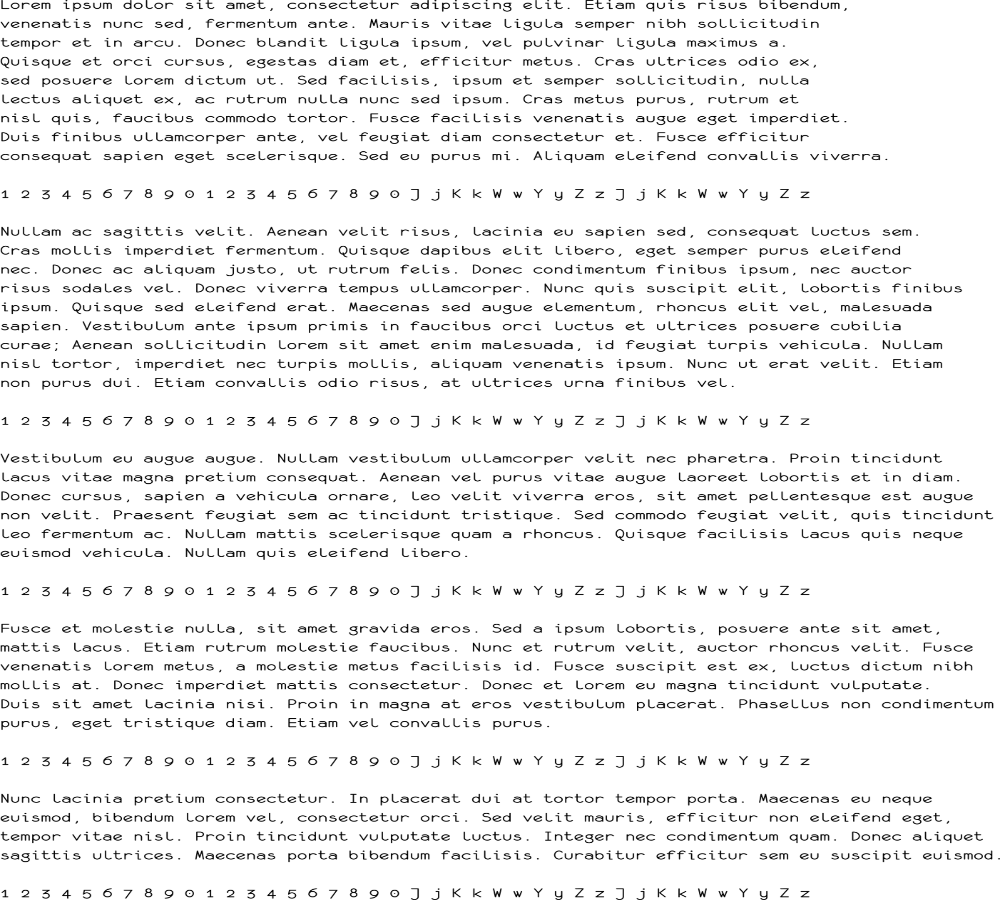
#> input picture ergasia2/aefl/Image Rotated text1 v3.png, 1000 x 900 px
$ python -i get_contour.py   (imports and definitions only)
#> lines starting #> are read from the running program, lines starting #| are printed output that depends on the picture; after the words box and inside, x2 and y2 are one past the last pixel; in counts of white or black regions, pixels touching at a corner belong together
import cv2
import numpy as np


def getcontour(image):
#> called with image = 'aefl/Image Rotated text1 v3.png'
    if isinstance(image, str):
        # Image path provided, read the image
        image = cv2.imread(image)
#> image is the input picture: shape (900, 1000, 3); min 0, max 255, mean 239.4

    if image is None:
        print("Failed to read the image.")
        return

        # Check the shape of the image array
    if len(image.shape) == 2:
        print("Grayscale image")
    elif len(image.shape) == 3:
        print("RGB image")
        image = cv2.cvtColor(image, cv2.COLOR_BGR2GRAY)
#> image: shape (900, 1000)
    else:
        print("Unknown image type")

    # Apply Gaussian blur to remove noise
    blur = cv2.GaussianBlur(image, (35, 35), 0)

    # Convert input image to binary
    thresh = cv2.adaptiveThreshold(blur, 255, cv2.ADAPTIVE_THRESH_GAUSSIAN_C, cv2.THRESH_BINARY_INV, 11, 2)
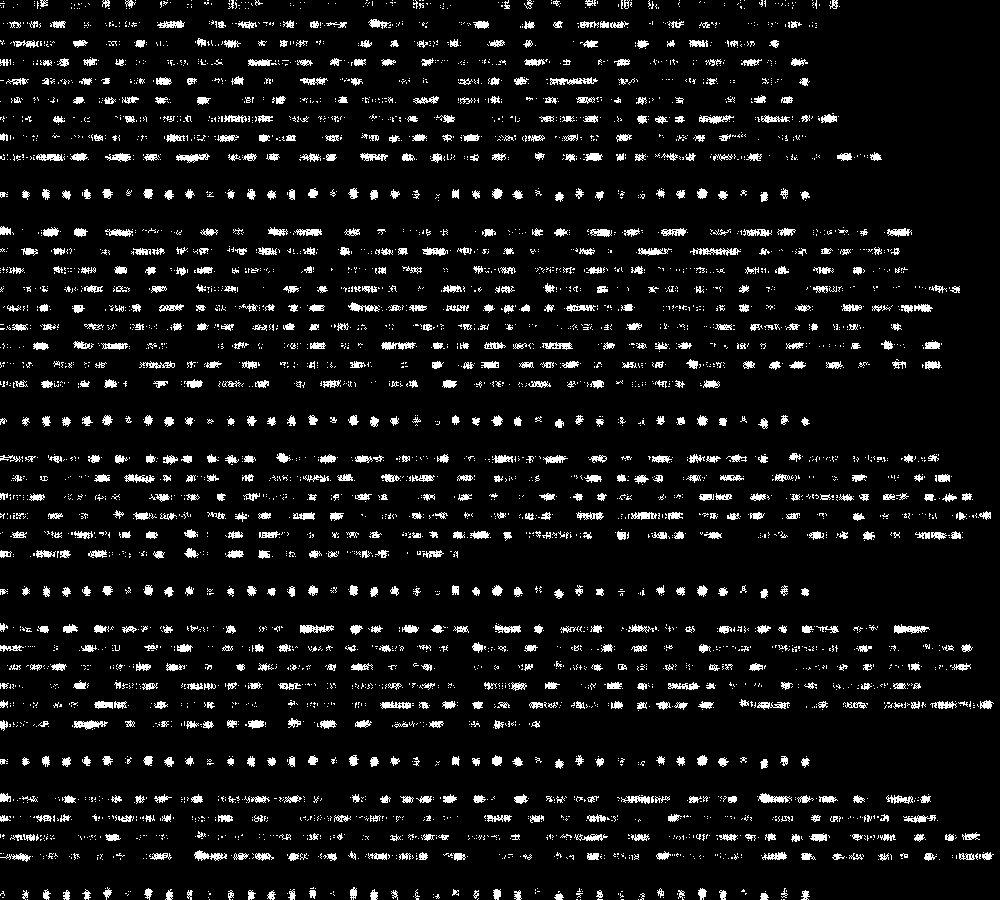
#> thresh: shape (900, 1000); 7.1% white; 4561 white regions (3647 under 20 px), largest, box (x1, y1, x2, y2) and area: (690, 248, 741, 256) 211, (550, 77, 598, 85) 205, (894, 624, 930, 634) 196

    # Dilate image to thicken the edges
    kernel = cv2.getStructuringElement(cv2.MORPH_RECT, (5, 5))
    dilated = cv2.dilate(thresh, kernel, iterations=1)
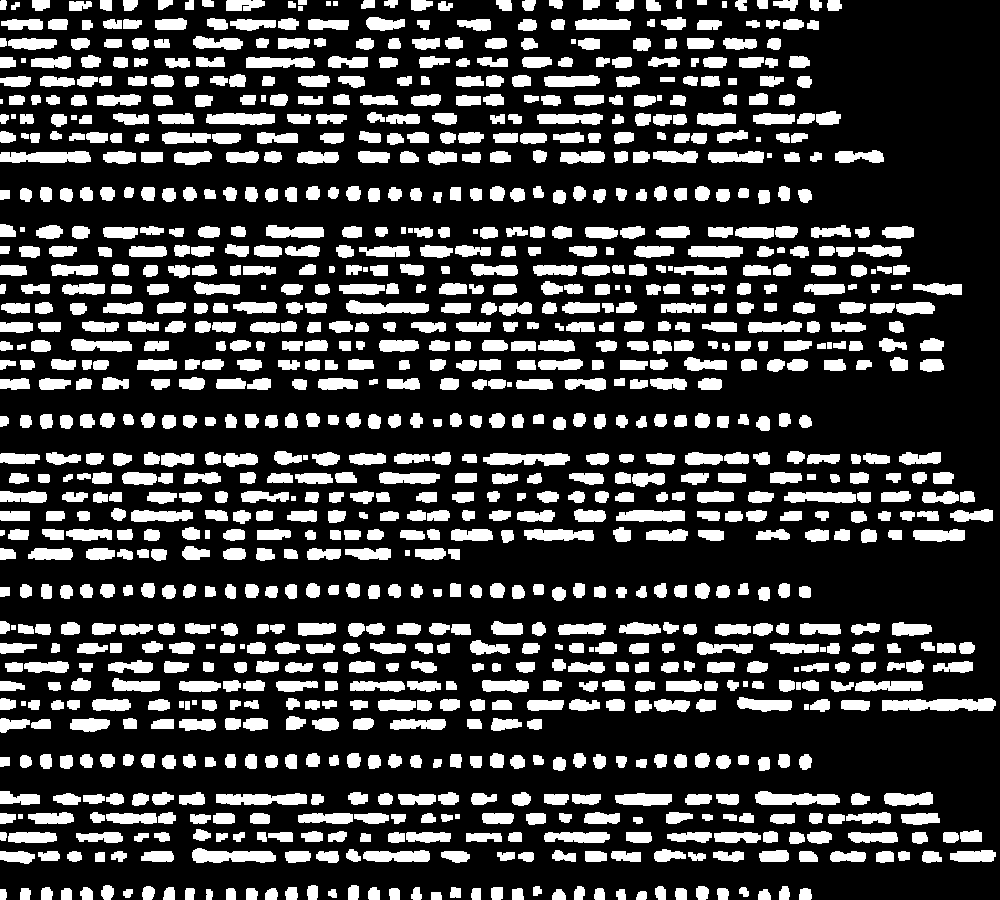
#> dilated: shape (900, 1000); 25.2% white; 1121 white regions (1 under 20 px), largest, box (x1, y1, x2, y2) and area: (882, 698, 996, 711) 1195, (0, 151, 91, 163) 919, (192, 848, 276, 863) 909

    # Thin the edges using morphological thinning algorithm
    thinned = cv2.ximgproc.thinning(dilated)
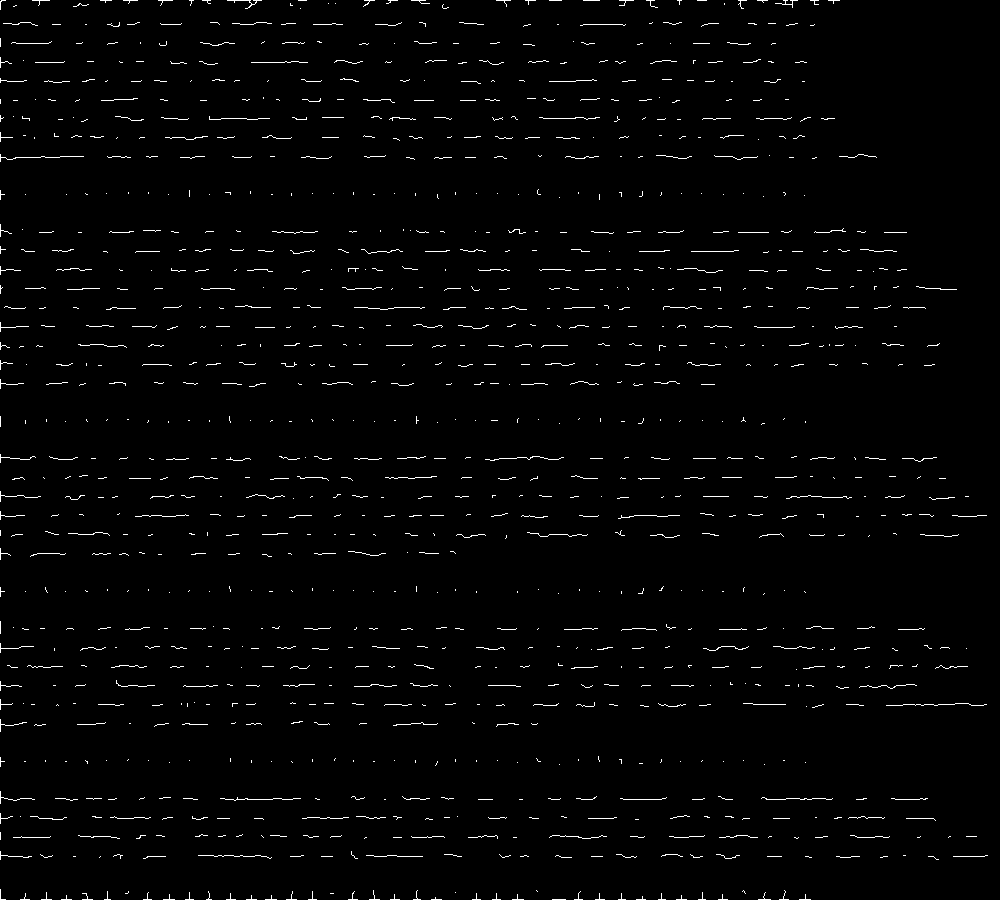
#> thinned: shape (900, 1000); 1.7% white in thin lines or dots

    # Find contours in the thinned image
    contours, hierarchy = cv2.findContours(thinned, cv2.RETR_TREE, cv2.CHAIN_APPROX_NONE)
#> contours = 1118 contours, all with area under 20

    # Create a copy of the original image
    img_copy = image.copy()


    # Draw the contours on the copy of the image
    cv2.drawContours(img_copy, contours, -1, (255, 255, 255), 2,lineType=cv2.LINE_AA)
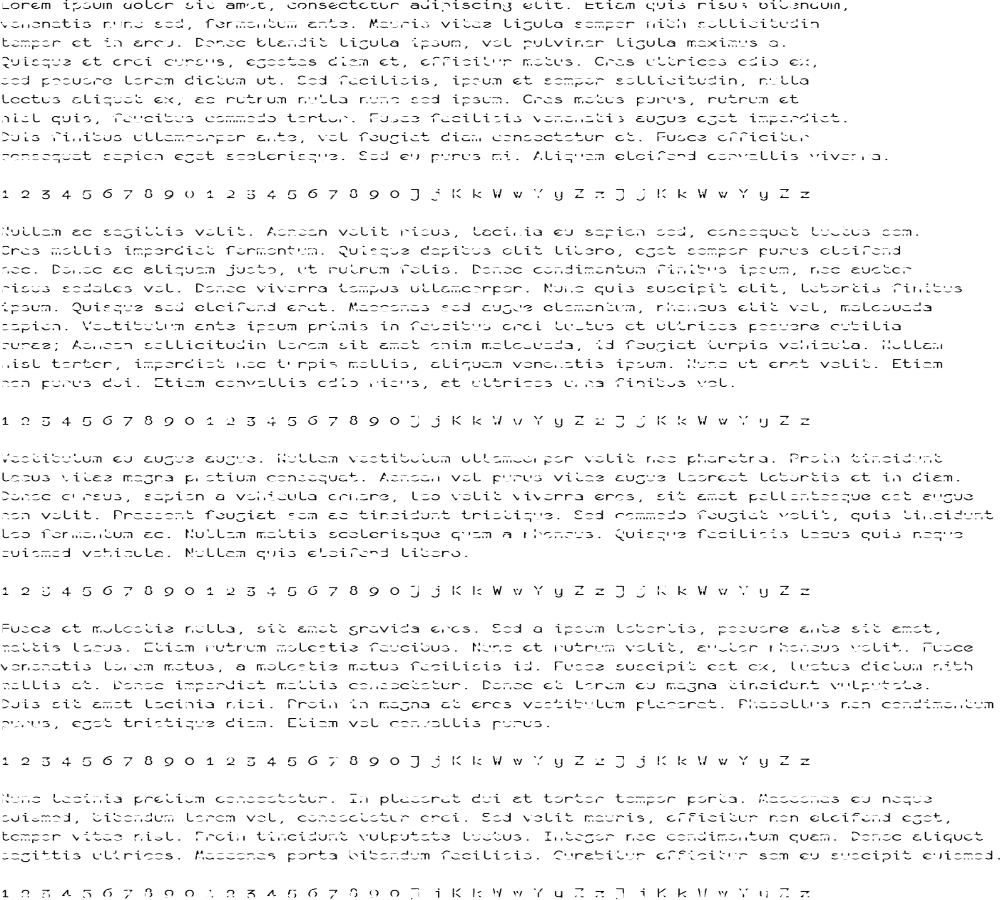
#> img_copy: shape (900, 1000); min 0, max 255, mean 244.6

    # Display the image with contours
    cv2.imshow('Image with Contours', cv2.resize(img_copy,(300,300)))
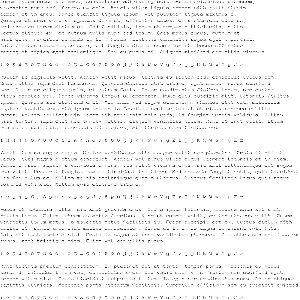
#> window 'Image with Contours': shape (300, 300); min 7, max 255, mean 244.6
    cv2.waitKey(0)


    # Convert contours to cell array
    contour_array = []
    for contour in contours:
        contour_points = []
        for point in contour:
            contour_points.append([point[0][1], point[0][0]])
        contour_array.append(np.array(contour_points))
#> this loop made 1118 passes
#> contour on passes 24, 37, 49: [[455, 892]], [[536, 890], [537, 891]], [[100, 856], [99, 857]]
#> after the loop, contour_array = 1118 items

    return contour_array

>>> result = getcontour('aefl/Image Rotated text1 v3.png')
#> result = 1118 items
